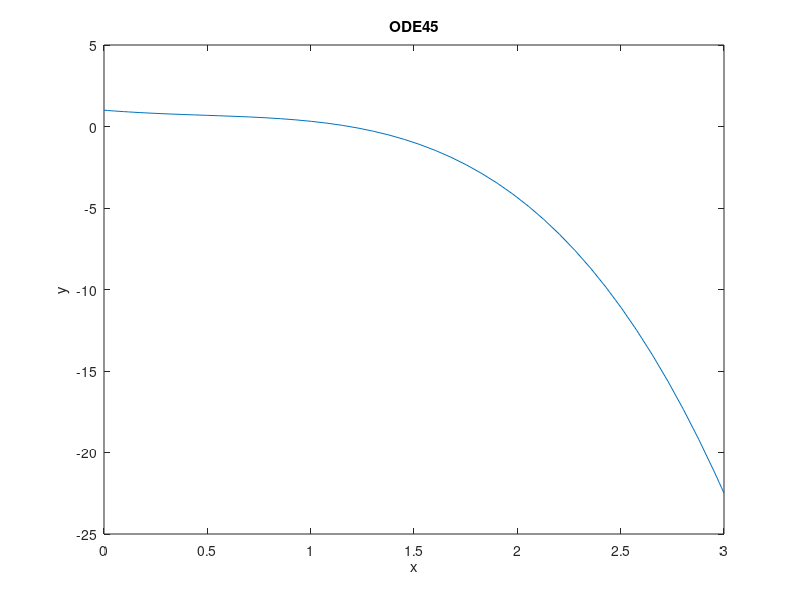

Write MATLAB code to recreate this figure.
% Brandon Ramirez Lopez
% ME 203
% Lab 20
clc,clear,format compact
f=@(x,y)(-2*x.^3+x-y);
[x,y]=ode45(f,[0,3],1);
plot(x,y)
title('ODE45')
xlabel('x')
ylabel('y')